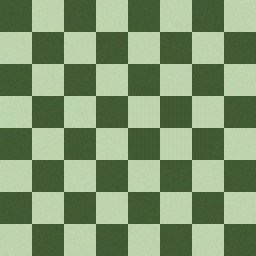
#> input picture data/generated/images/ai_generated_0000.jpg, 256 x 256 px
$ python -i forensic_analyzer.py   (imports and definitions only)   (older library calls are emulated)
#> lines starting #> are read from the running program, lines starting #| are printed output that depends on the picture
import cv2
import numpy as np
from PIL import Image
from typing import Dict, Any, Tuple
from src.forensic_features import compute_ela_array

class ForensicEvidenceAnalyzer:
    """
    Forensic Evidence & Signal Analysis Engine.
    Computes rigorous physical, spectral, and statistical metrics to verify
    and explain the detected image tampering technique.
    """

    # [87 lines left out: functions analyze_jpeg_compression, analyze_sensor_noise_prnu, analyze_copy_move_correlation, not called in this run]

    @staticmethod
    def analyze_boundary_feathering_and_blur(img_rgb: np.ndarray, mask: np.ndarray = None) -> Dict[str, float]:
        """
        Measures Laplacian edge blur and gradient transitions.
        Inpainting exhibits significant texture smoothing and low Laplacian variance.
        Splicing exhibits abrupt gradient discontinuity at borders.
        """
        gray = cv2.cvtColor(img_rgb, cv2.COLOR_RGB2GRAY)
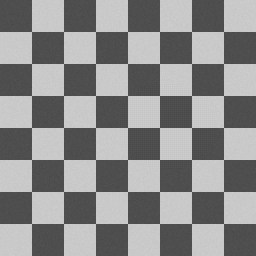
#> gray: shape (256, 256); min 72, max 209, mean 139.4
        laplacian = cv2.Laplacian(gray, cv2.CV_64F)
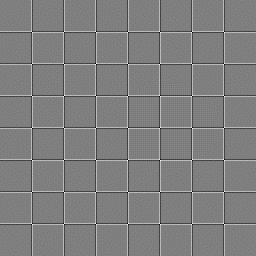
#> laplacian: shape (256, 256) float64; min -265, max 266, mean 0; drawn with min black and max white
        laplacian_var = float(laplacian.var())
#> laplacian_var = 1772.8

        # If a mask or suspicious region is provided, measure border gradient jump
        if mask is not None and np.sum(mask > 0.5) > 50:
            binary_mask = (mask > 0.5).astype(np.uint8)
            dilated = cv2.dilate(binary_mask, np.ones((5, 5), np.uint8))
            eroded = cv2.erode(binary_mask, np.ones((5, 5), np.uint8))
            boundary_band = dilated - eroded

            sobelx = cv2.Sobel(gray, cv2.CV_64F, 1, 0, ksize=3)
            sobely = cv2.Sobel(gray, cv2.CV_64F, 0, 1, ksize=3)
            grad_mag = np.sqrt(sobelx**2 + sobely**2)

            boundary_grad = float(np.mean(grad_mag[boundary_band > 0])) if np.sum(boundary_band) > 0 else 0.0
            inner_grad = float(np.mean(grad_mag[eroded > 0])) if np.sum(eroded) > 0 else 0.0
            gradient_jump = boundary_grad / (inner_grad + 1e-4)
        else:
            gradient_jump = 1.0

        return {
            "laplacian_texture_sharpness": laplacian_var,
            "boundary_gradient_discontinuity": float(gradient_jump)
        }

    # [87 lines left out: functions analyze_frequency_checkerboard_artifacts, generate_full_forensic_dossier, not called in this run]

>>> import cv2
>>> picture = cv2.cvtColor(cv2.imread('../data/generated/images/ai_generated_0000.jpg'), cv2.COLOR_BGR2RGB)
>>> result = ForensicEvidenceAnalyzer().analyze_boundary_feathering_and_blur(picture)
#> result = {'laplacian_texture_sharpness': 1772.8, 'boundary_gradient_discontinuity': 1}

$ run again, on data/generated/images/ai_generated_0001.jpg
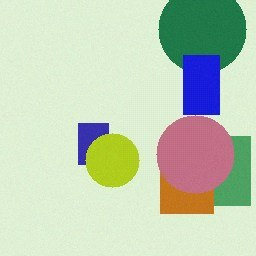
#> input picture data/generated/images/ai_generated_0001.jpg, 256 x 256 px
#> in analyze_boundary_feathering_and_blur, `gray = cv2.cvtColor(img_rgb, cv2.COLOR_RGB2GRAY)`:
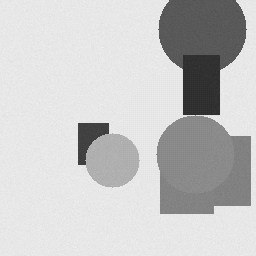
#> gray: shape (256, 256); min 31, max 250, mean 199.2
#> in analyze_boundary_feathering_and_blur, `laplacian = cv2.Laplacian(gray, cv2.CV_64F)`:
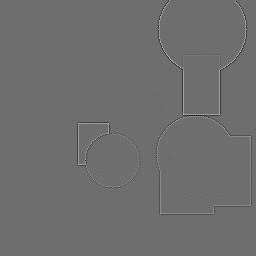
#> laplacian: shape (256, 256) float64; min -387, max 504, mean 0; drawn with min black and max white
#> laplacian_var = 793
#> result = {'laplacian_texture_sharpness': 793, 'boundary_gradient_discontinuity': 1}

$ run again, on data/generated/images/ai_generated_0008.jpg
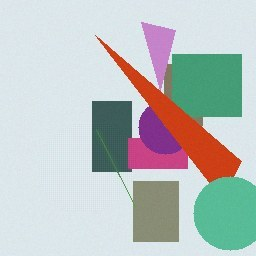
#> input picture data/generated/images/ai_generated_0008.jpg, 256 x 256 px
#> in analyze_boundary_feathering_and_blur, `gray = cv2.cvtColor(img_rgb, cv2.COLOR_RGB2GRAY)`:
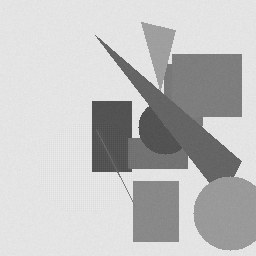
#> gray: shape (256, 256); min 68, max 248, mean 192.8
#> in analyze_boundary_feathering_and_blur, `laplacian = cv2.Laplacian(gray, cv2.CV_64F)`:
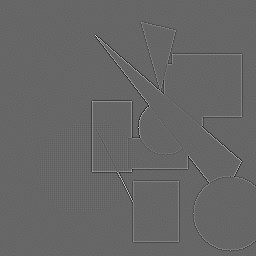
#> laplacian: shape (256, 256) float64; min -354, max 525, mean 0; drawn with min black and max white
#> laplacian_var = 940.5
#> result = {'laplacian_texture_sharpness': 940.5, 'boundary_gradient_discontinuity': 1}
